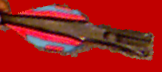
//> input picture cv_sift/ardrone_temp.png, 162 x 72 px
$ ./haarTrain ardrone_temp.png ardrone_temp.png   (built with g++ and OpenCV 4, older OpenCV classes emulated)
//> lines starting //> are read from the running program, lines starting //| are printed output that depends on the picture
#include <stdio.h>
#include <iostream>
#include "opencv2/core/core.hpp"
#include "opencv2/features2d/features2d.hpp"
#include "opencv2/highgui/highgui.hpp"
#include "opencv2/calib3d/calib3d.hpp"
#include "opencv2/nonfree/features2d.hpp"

using namespace cv;
using namespace std;
void readme();

/** @function main */
int main( int argc, char** argv )
{
  if( argc != 3 )
  { readme(); return -1; }

  Mat img_object = imread( argv[1], CV_LOAD_IMAGE_GRAYSCALE );
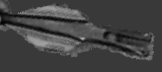
//> img_object: 72 rows x 162 cols, CV_8UC1; min 3, max 171, mean 66.5
  Mat img_scene = imread( argv[2], CV_LOAD_IMAGE_GRAYSCALE );

  if( !img_object.data || !img_scene.data )
  { std::cout<< " --(!) Error reading images " << std::endl; return -1; }

  //-- Step 1: Detect the keypoints using Sift Detector
  int minHessian = 400;

  SiftFeatureDetector detector( minHessian );

  std::vector<KeyPoint> keypoints_object, keypoints_scene;

  detector.detect( img_object, keypoints_object );
//> keypoints_object = 119 keypoints; strongest (x, y, size): (82, 38, 2.2), (38, 41, 9.8), (124, 54, 2.6), (146, 35, 2.1)
  detector.detect( img_scene, keypoints_scene );
//> keypoints_scene has the same summary as keypoints_object

  //-- Step 2: Calculate descriptors (feature vectors)
  SiftDescriptorExtractor extractor;

  Mat descriptors_object, descriptors_scene;

  extractor.compute( img_object, keypoints_object, descriptors_object );
  extractor.compute( img_scene, keypoints_scene, descriptors_scene );

  //-- Step 3: Matching descriptor vectors using FLANN matcher
  FlannBasedMatcher matcher;
  std::vector< DMatch > matches;
  matcher.match( descriptors_object, descriptors_scene, matches );
//> matches = 119 matches

  double max_dist = 0; double min_dist = 100;

  //-- Quick calculation of max and min distances between keypoints
  for( int i = 0; i < descriptors_object.rows; i++ )
  { double dist = matches[i].distance;
    if( dist < min_dist ) min_dist = dist;
    if( dist > max_dist ) max_dist = dist;
  }
//> this loop made 119 passes
//> min_dist on pass 1: 0
//> after the loop, min_dist = 0; max_dist = 0

  printf("-- Max dist : %f \n", max_dist );
//| -- Max dist : 0.000000
  printf("-- Min dist : %f \n", min_dist );
//| -- Min dist : 0.000000

  //-- Draw only "good" matches (i.e. whose distance is less than 3*min_dist )
  std::vector< DMatch > good_matches;

  for( int i = 0; i < descriptors_object.rows; i++ )
  { if( matches[i].distance < 2*min_dist )
     { good_matches.push_back( matches[i]); }
  }
//> after the loop, good_matches = 0 matches

  Mat img_matches;
    // drawMatches( img_object, keypoints_object, img_scene, keypoints_scene,
    //              good_matches, img_matches, Scalar::all(-1), Scalar::all(-1),
    //              vector<char>(), DrawMatchesFlags::NOT_DRAW_SINGLE_POINTS );

  //-- Localize the object
  std::vector<Point2f> obj;
  std::vector<Point2f> scene;
  Point2f cen(0,0);

  for( int i = 0; i < good_matches.size(); i++ )
  {
    //-- Get the keypoints from the good matches
    obj.push_back( keypoints_object[ good_matches[i].queryIdx ].pt );
    scene.push_back( keypoints_scene[ good_matches[i].trainIdx ].pt );
  }
//> this loop made 0 passes

//> (the run ends here: the program stops with an error, at `Mat H = findHomography( obj, scene, CV_RANSAC );`)
